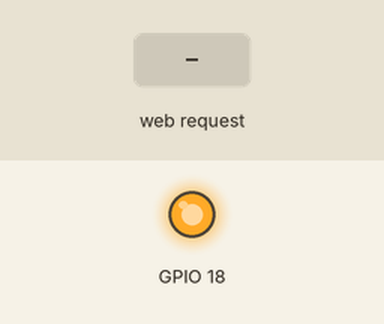
Simulated run of this sketch. Board: ESP32. On the bench: output pins drawn as LEDs (lit = HIGH). Inputs (shaded band) come from the test bench. WiFi joins after 1.5 s; servers stay silent unless stated; what the sketch prints to the serial monitor is not drawn.

Above: at 2.7 s.
2.8 s: HTTP request GET /L received
At 3.2 s:
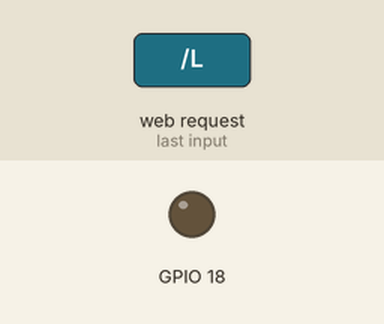
4.3 s: HTTP request GET /H received
At 5.5 s:
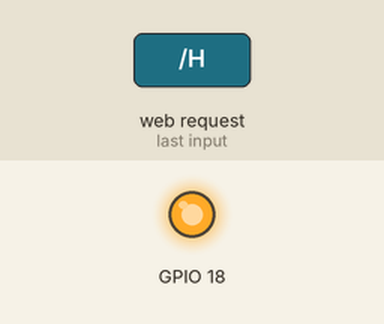
Timing chart, 0 to 7.3 s (numbered marks = the images above; inputs shaded):
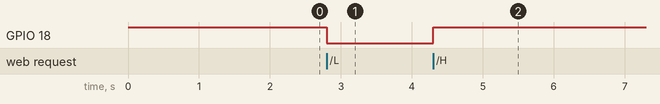

The sketch:

task2_1_2.ino
```cpp
//M Nharen EE25B089

#include <WiFi.h>
#include <WebServer.h>

const char* ssid = "Mi 11X";
const char* password = "Nharen07";

WebServer server(80);

void on()
{
  digitalWrite(18,HIGH);
  server.send(200,"text/html","<h1>LED turned ON</h1>");
}

void off()
{
  digitalWrite(18,LOW);
  server.send(200,"text/html","<h1>LED turned OFF</h1>");
}

void error()
{
  server.send(404,"text/html","<h1>Error 404 Page not Found</h1>");
}

void setup() {
  Serial.begin(9600);

  pinMode(18,OUTPUT);
  digitalWrite(18,HIGH);

  WiFi.mode(WIFI_STA);

  WiFi.begin(ssid, password);
  Serial.print("Connecting to WiFi");

  while (WiFi.status() != WL_CONNECTED) {
    delay(500);
    Serial.print(".");
  }

  Serial.println("\nConnected!");
  Serial.print("IP Address: ");
  Serial.println(WiFi.localIP());

  server.on("/H",on);
  server.on("/L",off);
  server.onNotFound(error);

  server.begin();
  Serial.println("Server has started.");
}

void loop() {
  server.handleClient();
}
```

Measured:
- after the input at 2.8 s, GPIO 18: HIGH → LOW at once
- after the input at 4.3 s, GPIO 18: LOW → HIGH at once
